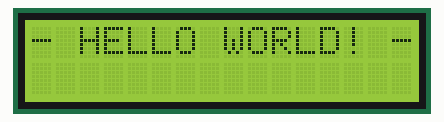
Simulated run of this sketch. Board: Arduino Uno, built with avr-gcc and run on an emulated ATmega328P. Parts: 16×2 character LCD.

Above: at 0.1 s.
At 5.1 s:
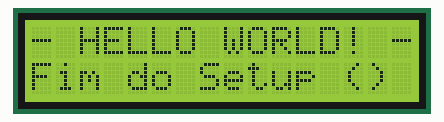
At 10.1 s:
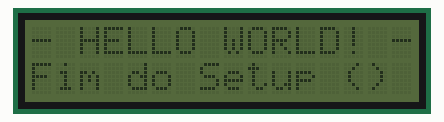
At 14.2 s:
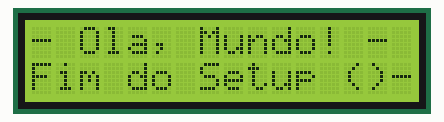

Measured:
- what the display in image 1 shows lasts 5.0 s, from 5.1 s to 10.1 s
- what the display in image 2 shows lasts 2.0 s, from 10.1 s to 12.1 s

The sketch:

Display_lcd.ino
```cpp
//YWROBOT
//Compatible with the Arduino IDE 1.0
//Library version:1.1
#include <Wire.h>
#include <LiquidCrystal_I2C.h>

#define ENDERECO 0x3f
#define COLUNAS 16
#define LINHAS 2

LiquidCrystal_I2C lcd(ENDERECO, COLUNAS, LINHAS); // set the LCD address to 0x27 for a 16 chars and 2 line display

void setup()
{
    lcd.init();      // INICIA A COMUNICAÇÃO COM O DISPLAY
    lcd.backlight(); // LIGA A ILUMINAÇÃO DO DISPLAY
    lcd.clear();     // LIMPA O DISPLAY

    lcd.print("- HELLO WORLD! -");
    delay(5000);         // DELAY DE 5 SEGUNDOS
    lcd.setCursor(0, 1); // POSICIONA O CURSOR NA PRIMEIRA COLUNA DA LINHA 2
    lcd.print("Fim do Setup ()");
    delay(5000); // DELAY DE 5 SEGUNDOS

    lcd.noBacklight(); // DESLIGA A ILUMINAÇÃO DO DISPLAY
    delay(2000);       // DELAY DE 2 SEGUNDOS
    lcd.backlight();   // LIGA A ILUMINAÇÃO DO DISPLAY
    delay(2000);       // DELAY DE 2 SEGUNDOS

    lcd.clear(); // LIMPA O DISPLAY
                 //lcd.noBacklight(); // DESLIGA A ILUMINAÇÃO DO DISPLAY

    // lcd.setCursor(3, 0);
    // lcd.print("Hello, world!");
    // lcd.setCursor(2, 1);
    // lcd.print("Arduino!");
}

void loop()
{
    //lcd.clear(); //Nao utilizar desta forma, pois faz com que os caracteres fique "piscando"
    lcd.print("- Ola, Mundo! -");
    lcd.setCursor(0, 1); // POSICIONA O CURSOR NA PRIMEIRA COLUNA DA LINHA 2
    lcd.print("Fim do Setup ()");
}
```
